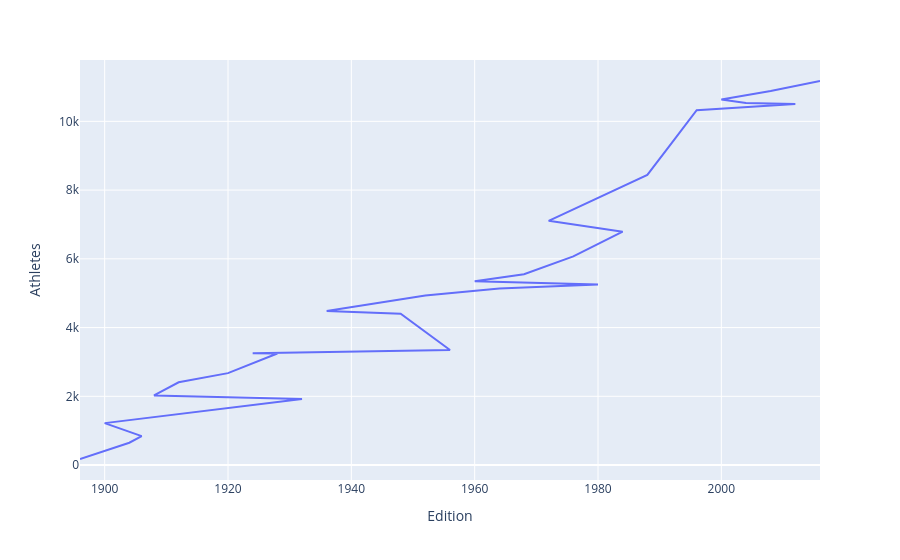

Notebook code for this chart:
### Code cell
nations_over_time.rename(columns ={'Year':'Edition','count':'Athletes'},inplace = True)
nations_over_time
fig = px.line(nations_over_time, x = "Edition", y = "Athletes")
fig.show()

### Figure 1 — Plotly figure (JSON) as saved in the notebook; plotly's stock layout.template omitted (floating-point values rounded to 4 significant figures)
{"data": [{"hovertemplate": "Edition=%{x}<br>Athletes=%{y}<extra></extra>", "legendgroup": "", "line": {"color": "#636efa", "dash": "solid"}, "marker": {"symbol": "circle"}, "mode": "lines", "name": "", "orientation": "v", "showlegend": false, "type": "scatter", "x": [1896, 1904, 1906, 1900, 1932, 1908, 1912, 1920, 1928, 1924, 1956, 1948, 1936, 1952, 1964, 1980, 1960, 1968, 1976, 1984, 1972, 1988, 1992, 1996, 2012, 2004, 2000, 2008, 2016], "xaxis": "x", "y": [176, 650, 841, 1220, 1922, 2024, 2409, 2675, 3246, 3256, 3346, 4402, 4482, 4931, 5134, 5252, 5348, 5552, 6070, 6791, 7105, 8443, 9380, 10324, 10502, 10537, 10639, 10880, 11174], "yaxis": "y"}], "layout": {"legend": {"tracegroupgap": 0}, "margin": {"t": 60}, "xaxis": {"anchor": "y", "domain": [0, 1], "title": {"text": "Edition"}}, "yaxis": {"anchor": "x", "domain": [0, 1], "title": {"text": "Athletes"}}}}
